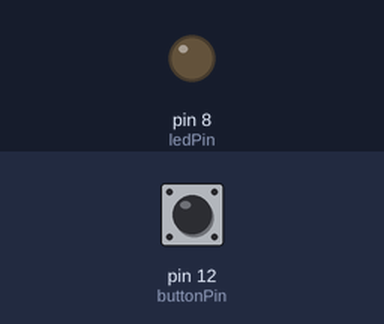
Recording of a sketch running on a simulated Arduino Uno, built with avr-gcc and run on an emulated ATmega328P. Parts: output pins drawn as LEDs (lit = HIGH). The test bench sets the inputs (shaded band); at power-on: pin 12 (buttonPin) LOW.

Above: at 1.2 s.
1.3 s: pin 12 (buttonPin) pulled HIGH for 0.15 s
At 2.4 s:
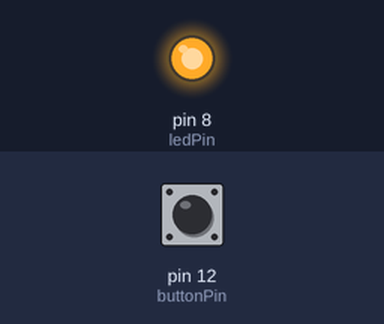
2.9 s: pin 12 (buttonPin) pulled HIGH for 1 s
At 3.6 s:
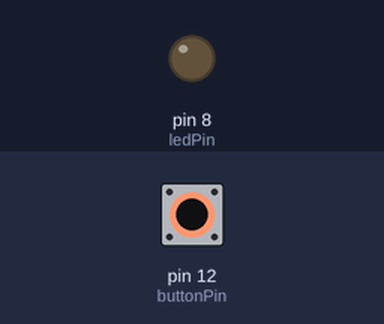
5.4 s: pin 12 (buttonPin) pulled HIGH for 3.2 s
At 6.7 s:
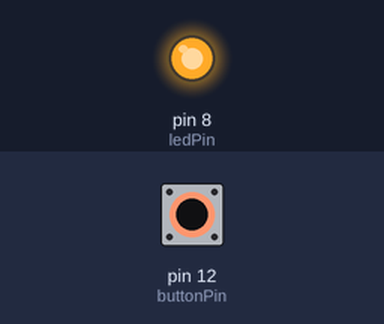
Timing chart, 0 to 8.4 s (numbered marks = the images above; inputs shaded):
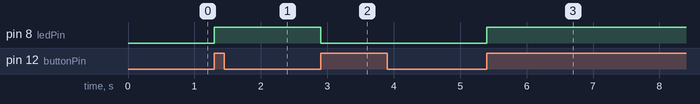

The sketch:

push_button_as_a_toggle_switch1.ino
```cpp
/* using push button how to toggle the switch*/
int ledState=0;           			//initially the ledstate is 0
int ledPin=8;						//pin 8 is connected to 8
int buttonPin=12;					//pin 12 is connected to button
int buttonNew;
int buttonOld=1;
void setup()
{
  Serial.begin(9600);
  pinMode(ledPin, OUTPUT);
  pinMode(buttonPin, INPUT);
}

void loop()
{
  buttonNew=digitalRead(buttonPin);
  if(buttonOld==0 && buttonNew==1){
    if(ledState==0){				//if led state is 0 led will blink
      digitalWrite(ledPin,HIGH);
      ledState=1;
    }
    else{
      digitalWrite(ledPin,LOW);		//else led will unblink
      ledState=0;
    }

  }
  buttonOld=buttonNew;
}
```

Measured:
- after the input at 1.3 s, pin 8 (ledPin): LOW → HIGH at once
- after the input at 2.9 s, pin 8 (ledPin): HIGH → LOW at once
- after the input at 5.4 s, pin 8 (ledPin): LOW → HIGH at once
